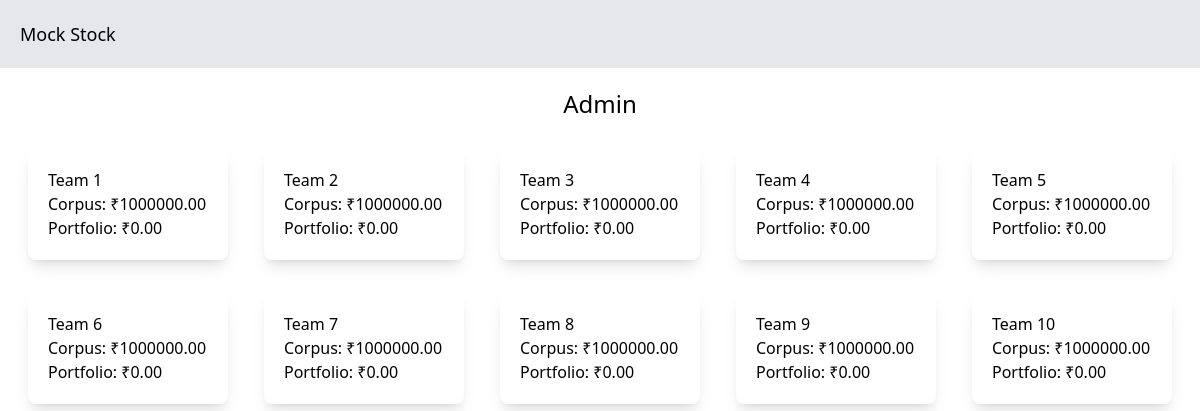
The page /admin_interface on the database as committed earlier.
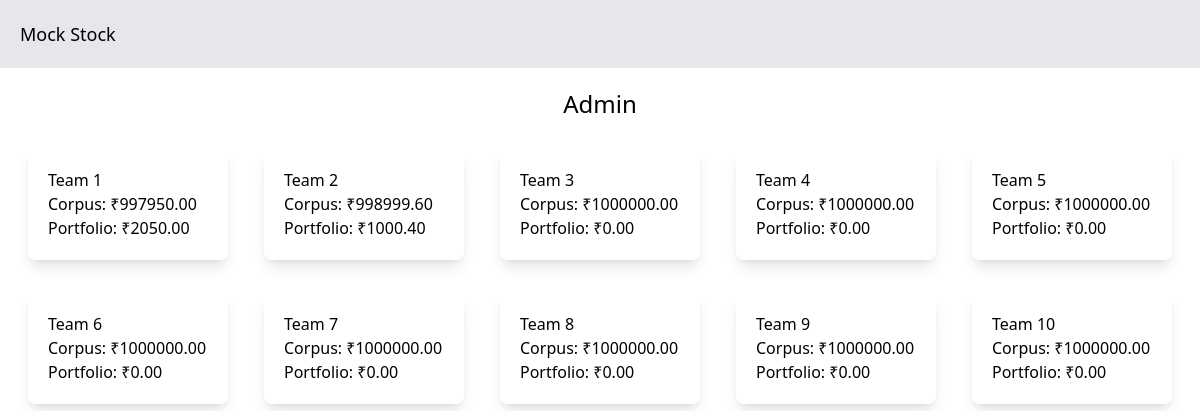
The same page on the database as committed later.
### Stock/models.py (models this page shows)
class Team(models.Model):
    name = models.CharField(max_length=100, unique=True)
    corpus = models.DecimalField(max_digits=10, decimal_places=2)
    portfolio = models.DecimalField(max_digits=10, decimal_places=2, default=0)
    companies = models.ManyToManyField(Company, through="ShareAllocation", related_name='teams')
    def __str__(self):
        return self.name

### Stock/views.py (the view)
# urls.py: path("admin_interface", views.admin_interface, name="admin_interface"),
def admin_interface(request):
    return render(request, "Stock/admin.html", {
        "CompanyData": Company.objects.all(),
        "Teams": Team.objects.all()
    })

### Stock/templates/Stock/admin.html (shortened to what this page needs)
{% extends 'Stock/layout.html' %}
{% load static %}
{% block body %}
    <h1 class="text-2xl">Admin</h1>
    <div class="flex flex-row justify-between flex-wrap p-3">
        {% for team in Teams %}
            <div class="shadow-lg p-5 m-4 flex flex-col rounded-lg w-50">
                <div>{{ team }}</div>
                <div>Corpus: ₹{{ team.corpus }}</div>
                <div>Portfolio: ₹{{ team.portfolio }}</div>
            </div>
        {% endfor %}
    </div>
{% endblock %}

### Stock/templates/Stock/layout.html (shortened to what this page needs)
<!DOCTYPE html>
<html>
    <head>
        <script src="https://cdn.jsdelivr.net/npm/@tailwindcss/browser@4"></script>
    </head>
    <body>
        <div class="flex flex-col justify-center items-center w-full">
            <div class="text-lg w-full bg-gray-200 p-5 mb-5"><a href="{% url 'login' %}">Mock Stock</a></div>
            {% block body %}
            {% endblock %}
        </div>
    </body>
</html>

Rows that differ between the two databases and show on the page:
changed Team "Team 1": corpus "1000000.00" → "997950.00"; portfolio "0.00" → "2050.00"
changed Team "Team 2": corpus "1000000.00" → "998999.60"; portfolio "0.00" → "1000.40"
